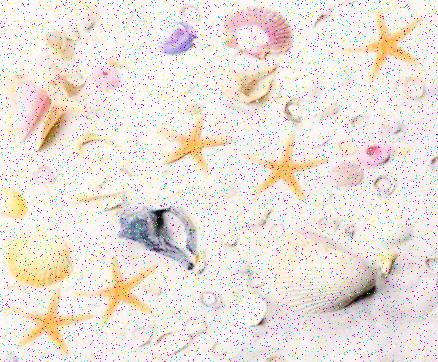
%> input picture Image Processing/Assessments/Assignment 1/Starfish.jpg, 438 x 362 px
$ octave Task3.m   (GNU Octave 9; MATLAB toolbox functions it lacks are replaced by stand-ins)
%> lines starting %> are read from the running program, lines starting %| are printed output that depends on the picture; in (x1, y1, x2, y2) boxes, pixels count from 0 and x2, y2 are one past the last pixel; in counts of white or black regions, pixels touching at a corner belong together; the program's own positions count from 1
% MATLAB script for Assessment Item-1
% Task-3
% Functions not allowed: None
% Notes:
% Imerode, Imclose, ImOpen, Imdilate important
% bwboundaries and regionprops may be useful
% Star Equation: A = (1/2) (b) [ (b/2) / tan(B/2) ] = b2 / [ 4 tan (B/2) ]
% Have Boundary of each item us bwboundary
% Have Centre point from regionprops
% Use B to find x and Y values of the boundaries of objects
% Calculate the distance using the centroid
% Use findpeaks to find peaks
clear; close all; clc;

% Step-1: Load input image
K = imread('Starfish.jpg'); % Size = 556x612
%> K is the input picture: size 362x438x3 uint8; mean R, G, B 235.5, 226.7, 219.8
subplot(2,3,1);
imshow(K);
title('Step-1: Load input image');

% Step-2: Remove Noise from Image
KNoNoise = K;
% [27 lines of commented-out code are left out]
KGray = rgb2gray(K);%NoNoise2);
subplot(2,3,2);
% imshow(KGray);
% title('Step-3: Convert To Grey');

% Step-3.5: Remove Noise after gray conversion
% Filtering after conversion to grey allows for less values to occur,
% reducing noise further
imshow(KGray);
title('Step-2: Convert To Grey')

% Step-3: Remove Noise after gray conversion
KGray = medfilt2(KGray);
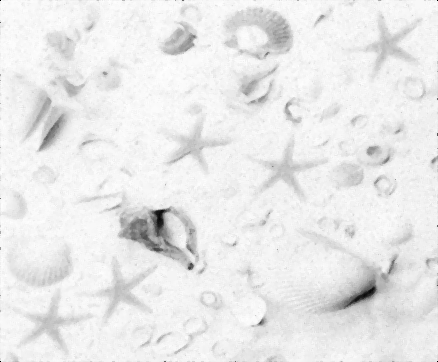
%> KGray: size 362x438 uint8; min 0, max 254, mean 233.8
subplot(2,3,3);
imshow(KGray);
title('Step-3: Remove Noise after gray conversion')

% Step-4 Filter through Histograms
KHist = histeq(KGray, 3); %2 is not enough, 4 too much
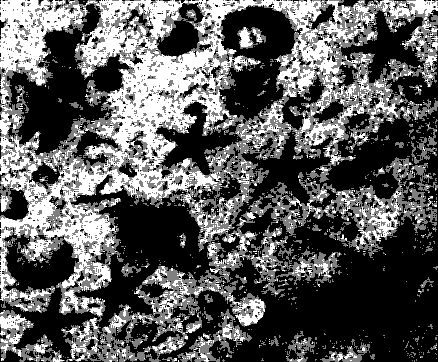
%> KHist: size 362x438 uint8; min 0, max 255, mean 92.2
subplot(2,3,4);
imshow(KHist);
title('Step-4 Filter through Histograms');

% Step-5: Convert To Binary
KBin = imbinarize(KHist);
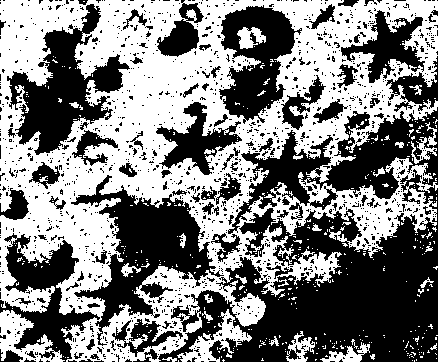
%> KBin: size 362x438 logical; 50.1% white; 1433 black regions (1347 under 20 px), largest, box (x1, y1, x2, y2) and area: (158, 169, 438, 362) 24922, (71, 175, 224, 346) 8773, (228, 107, 438, 234) 8670
KBin = ~ KBin; %S
subplot(2,3,5);
imshow(KBin);
title('Step-4: Convert To Binary');

% Test-1: Search after manipulation
se = strel('disk', 3);
setest = strel('disk', 1);
imdi = imdilate(KBin, se);
%> imdi: size 362x438 logical; 83.2% white; 382 black regions (282 under 20 px), largest, box (x1, y1, x2, y2) and area: (77, 0, 231, 201) 8880, (0, 159, 115, 279) 3612, (0, 0, 85, 95) 2902
imer = imerode(KBin, se);
%> imer: size 362x438 logical; 25.5% white; 150 white regions (101 under 20 px), largest, box (x1, y1, x2, y2) and area: (227, 219, 438, 362) 13578, (86, 192, 208, 325) 5294, (12, 31, 103, 152) 3974
imop = imopen (KBin, se);
%> imop: size 362x438 logical; 38.1% white; 88 white regions (3 under 20 px), largest, box (x1, y1, x2, y2) and area: (225, 215, 438, 362) 18316, (77, 190, 210, 327) 7490, (10, 4, 105, 154) 5626
imcl = imclose(KBin, se);
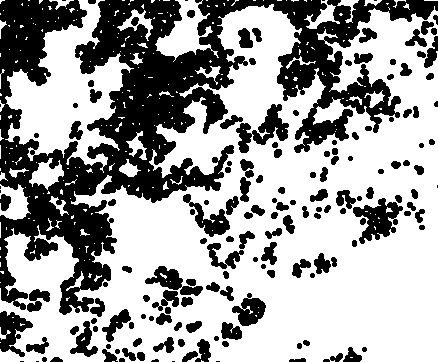
%> imcl: size 362x438 logical; 63.2% white; 161 black regions (13 under 20 px), largest, box (x1, y1, x2, y2) and area: (0, 0, 438, 315) 42046, (353, 198, 403, 244) 1121, (236, 104, 289, 153) 1048
BoEx = KBin - imer;
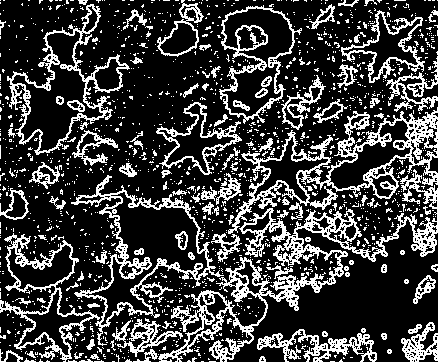
%> BoEx: size 362x438 double; values 0 (black) and 1 (white), 24.5% white in thin lines or dots
ExConCom = imdi + KBin;
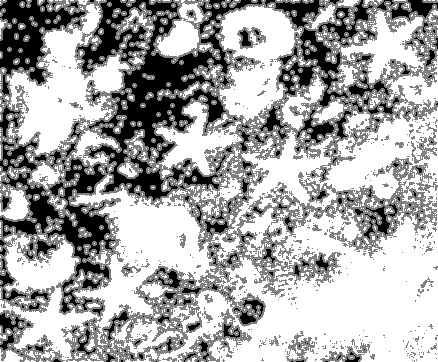
%> ExConCom: size 362x438 double; min 0, max 2, mean 1.33; drawn with min black and max white
imopcl = imclose(imop, se);
%> imopcl: size 362x438 logical; 39.5% white; 51 white regions (1 under 20 px), largest, box (x1, y1, x2, y2) and area: (211, 215, 438, 362) 19700, (77, 178, 210, 327) 8057, (10, 4, 105, 154) 5865
imoper = imerode(imop, setest);
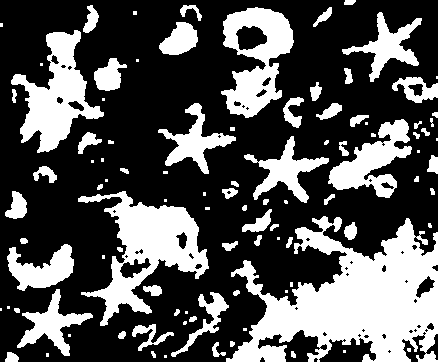
%> imoper: size 362x438 logical; 32.7% white; 99 white regions (34 under 20 px), largest, box (x1, y1, x2, y2) and area: (226, 216, 438, 362) 16612, (78, 191, 209, 326) 6604, (11, 30, 104, 153) 4763
KBin = imoper;
% [22 lines of commented-out code are left out]
imshow (imoper);
%title('Testing: Open then Erode');
title('Step-6: Open then Erode');
% Test-2: Search using bwboundaries
subplot(2,3,6);
%> (the run ends here)

$ run again, with Image Processing/Assessments/Assignment 1/Zebra.jpg copied over Image Processing/Assessments/Assignment 1/Starfish.jpg
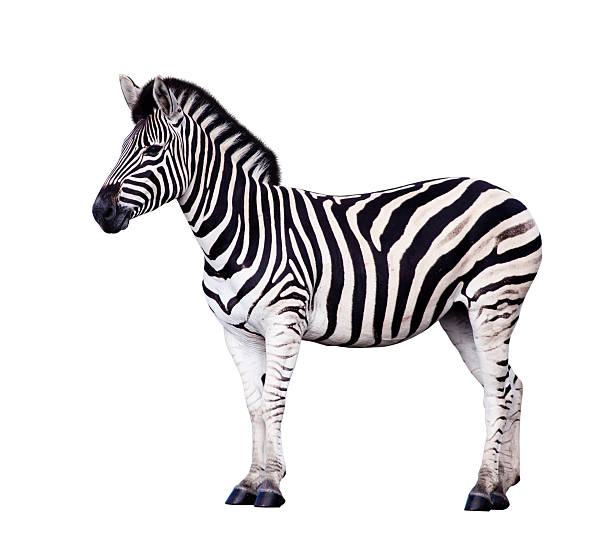
%> input picture Image Processing/Assessments/Assignment 1/Zebra.jpg, 612 x 556 px
%> K is the input picture: size 556x612x3 uint8; mean R, G, B 225.2, 223.5, 224.6
%> `KHist = histeq(KGray, 3);`:
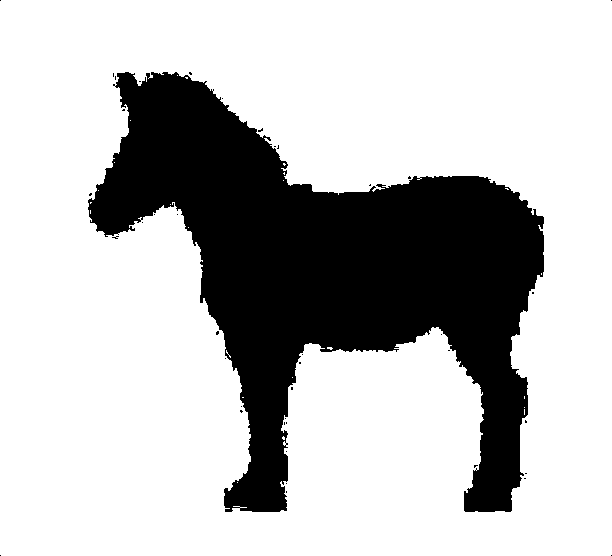
%> KHist: size 556x612 uint8; 74.4% white; 41 black regions (40 under 20 px), largest, box (x1, y1, x2, y2) and area: (88, 72, 544, 512) 86863
%> imdi: size 556x612 logical; 27.3% white; 5 white regions (4 under 20 px), largest, box (x1, y1, x2, y2) and area: (86, 70, 546, 514) 92955
%> imer: size 556x612 logical; 23.9% white; 1 white region, box (x1, y1, x2, y2) and area: (91, 74, 542, 510) 81202
%> imop: size 556x612 logical; 25.3% white; 1 white region, box (x1, y1, x2, y2) and area: (89, 72, 544, 512) 85926
%> imcl: size 556x612 logical; 25.9% white; 6 white regions (5 under 20 px), largest, box (x1, y1, x2, y2) and area: (88, 72, 544, 512) 87965
%> BoEx: size 556x612 double; values 0 (black) and 1 (white), 1.7% white in thin lines or dots
%> imopcl: size 556x612 logical; 25.3% white; 1 white region, box (x1, y1, x2, y2) and area: (89, 72, 544, 512) 86055
%> `imoper = imerode(imop, setest);`:
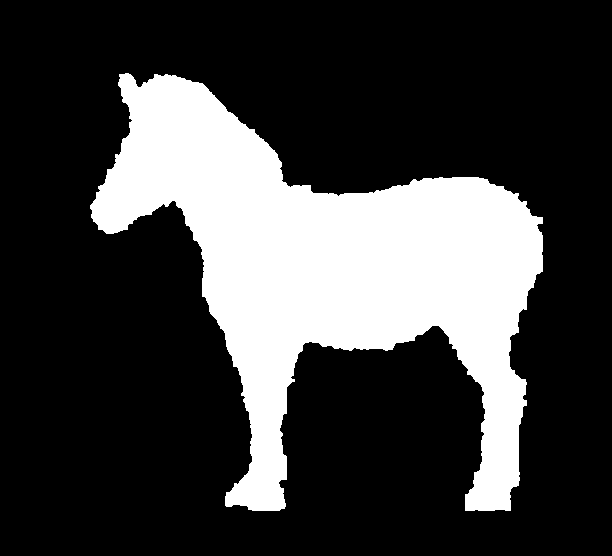
%> imoper: size 556x612 logical; 24.6% white; 1 white region, box (x1, y1, x2, y2) and area: (90, 73, 543, 511) 83876
